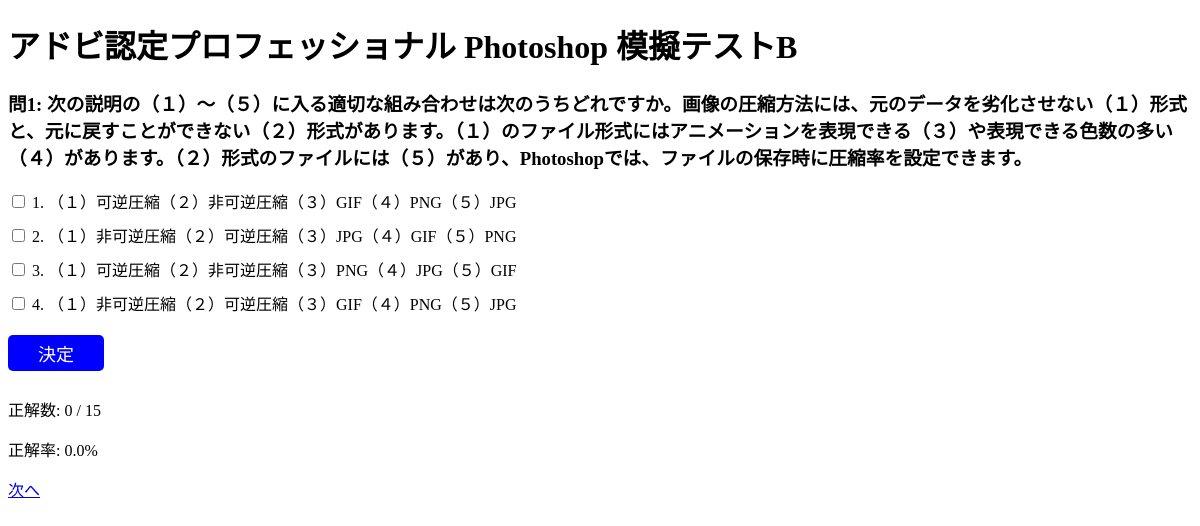
The app's page /quiz/1/ with its own data.
### quiz/models.py (models this page shows)
class Question(models.Model):
    question_text = models.CharField(max_length=200)
    question_image = models.ImageField(upload_to='question_images/', blank=True, null=True)
    correct_choices = models.ManyToManyField('Choice', related_name='correct_for')
    explanation = models.CharField(max_length=200)
    correct_number = models.CharField(max_length=200)

class Choice(models.Model):
    question = models.ForeignKey(Question, on_delete=models.CASCADE)
    choice_text = models.CharField(max_length=200)

### quiz/views.py (the view, shortened to what this page needs)
# urls.py: path('<int:question_id>/', quiz_page, name='quiz_page'),
def quiz_page(request, question_id):
    question = Question.objects.get(pk=question_id)
    choices = question.choice_set.all()
    correct_answers = question.correct_choices.all()
    user_answers = []
    feedback = None
    next_question = None
    next_question_id = question_id + 1
    try:
        next_question = Question.objects.get(pk=next_question_id)
    except Question.DoesNotExist:
        pass
    total_questions = Question.objects.count()
    correct_count = request.session.get('correct_count', 0)
    accuracy = (correct_count / total_questions) * 100 if total_questions > 0 else 0
    return render(
        request,
        'quiz/quiz_page.html',
        {
            'question': question,
            'choices': choices,
            'user_answers': user_answers,
            'feedback': feedback,
            'next_question': next_question,
            'correct_count': correct_count,
            'total_questions': total_questions,
            'accuracy': accuracy,
        }
    )

### quiz/templates/quiz/quiz_page.html (shortened to what this page needs)
{% load static %}
<!DOCTYPE html>
<html lang="ja">
<head>
    <link rel="stylesheet" type="text/css" href="{% static 'quiz/styles.css' %}">
</head>
<body>
<h1>アドビ認定プロフェッショナル Photoshop 模擬テストB</h1>
<h3>問{{ question.id }}: {{ question.question_text }}</h3>
<form action="{% url 'quiz_page' question.id %}" method="post">
    {% for choice in choices %}
        <div class="choice-item">
            <input type="checkbox" name="choices" value="{{ choice.id }}"> {{ forloop.counter }}. {{ choice.choice_text }}
        </div>
    {% endfor %}
    <input type="submit" value="決定" class="button-decision">
</form>
<p>正解数: {{ correct_count }} / {{ total_questions }}</p>
<p>正解率: {{ accuracy }}%</p>
{% if next_question %}
    <a href="{% url 'quiz_page' next_question.id %}" class="button-next">次へ</a>
{% else %}
    <a href="{% url 'title_page' %}" class="button-return-title">タイトル画面に戻る</a>
{% endif %}
</body>
</html>

### quiz/static/quiz/styles.css (style rules this page uses)
.choice-item { margin-bottom: 10px; }
.button-decision { background-color: blue; color: white; padding: 5px 30px; margin: 10px 0; border: none; border-radius: 5px; cursor: pointer; font-size: 18px; }
.button-next { margin-right: 50px; }

### records on screen
Question: id "1", question_text "次の説明の（１）～（５）に入る適切な組み合わせは次のうちどれですか。画像の圧縮方法には、元のデータを劣化させない（１）形式と、元に戻すことができない（２）形式があります。（１）のファイル形式にはアニメーションを表現できる（３）や表現できる色数の多い（４）があります。（２）形式のファイルには（５）があり、Photoshopでは、ファイルの保存時に圧縮率を設定できます。"
Choice: choice_text "（１）可逆圧縮（２）非可逆圧縮（３）GIF（４）PNG（５）JPG"
Choice: choice_text "（１）非可逆圧縮（２）可逆圧縮（３）JPG（４）GIF（５）PNG"
Choice: choice_text "（１）可逆圧縮（２）非可逆圧縮（３）PNG（４）JPG（５）GIF"
Choice: choice_text "（１）非可逆圧縮（２）可逆圧縮（３）GIF（４）PNG（５）JPG"

### other values on screen
{{ correct_count }} "0"
{{ total_questions }} "15"
{{ accuracy }} "0.0"
